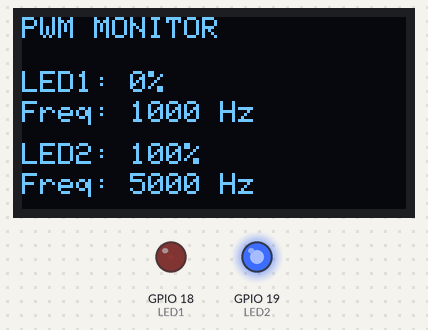
The program below on a simulated ESP32. Parts: 128×64 one-colour display, output pins drawn as LEDs (lit = HIGH). What the program prints to the serial monitor is not drawn.

Above: at 0.1 s.
At 9.19 s:
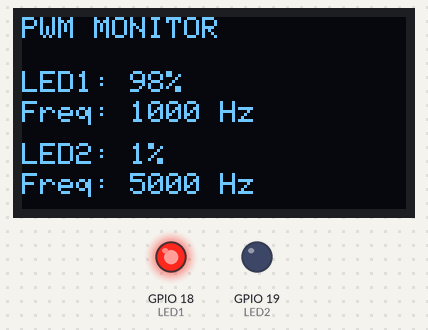
At 19.79 s:
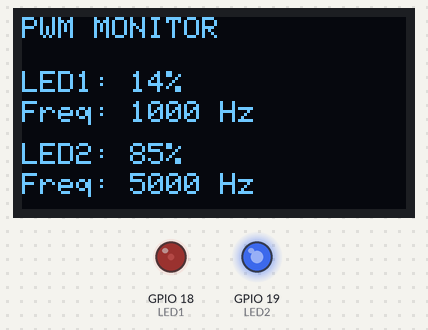
At 39.66 s:
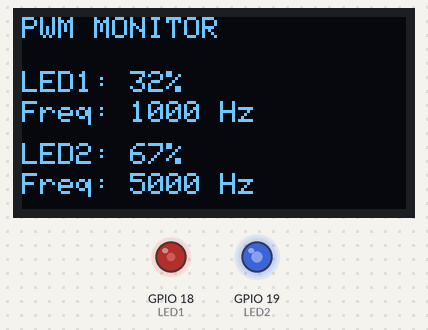
Timing chart, 0 to 40.0 s (numbered marks = the images above):
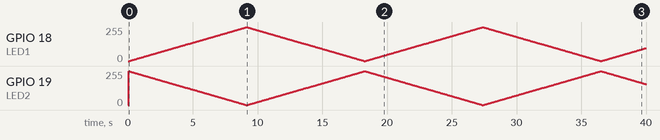

The program:

main.cpp
```cpp
#include <Arduino.h>
#include <Wire.h>
#include <Adafruit_GFX.h>
#include <Adafruit_SSD1306.h>

// LED GPIO pins
const int LED1 = 18;
const int LED2 = 19;

// Separate LEDC channels
const int CHANNEL1 = 0;
const int CHANNEL2 = 2;

// PWM settings
const int FREQ1 = 1000;
const int FREQ2 = 5000;
const int RESOLUTION = 8;

// OLED settings
#define SCREEN_WIDTH 128
#define SCREEN_HEIGHT 64
#define OLED_RESET -1
#define OLED_ADDRESS 0x3C

Adafruit_SSD1306 display(
    SCREEN_WIDTH, SCREEN_HEIGHT, &Wire, OLED_RESET);

// Duty-cycle values: 0 to 255
int duty1 = 0;
int duty2 = 255;

void updateOLED()
{
    int percent1 = (duty1 * 100) / 255;
    int percent2 = (duty2 * 100) / 255;

    display.clearDisplay();
    display.setTextSize(1);
    display.setTextColor(SSD1306_WHITE);

    display.setCursor(0, 0);
    display.println("PWM MONITOR");

    display.setCursor(0, 18);
    display.print("LED1: ");
    display.print(percent1);
    display.print("%");

    display.setCursor(0, 28);
    display.print("Freq: ");
    display.print(FREQ1);
    display.println(" Hz");

    display.setCursor(0, 42);
    display.print("LED2: ");
    display.print(percent2);
    display.print("%");

    display.setCursor(0, 52);
    display.print("Freq: ");
    display.print(FREQ2);
    display.println(" Hz");

    display.display();
}

void setup()
{
    Serial.begin(115200);

    // Start I2C: SDA = GPIO 21, SCL = GPIO 22
    Wire.begin(21, 22);

    if (!display.begin(SSD1306_SWITCHCAPVCC, OLED_ADDRESS))
    {
        Serial.println("OLED initialization failed!");
        while (true)
        {
            delay(100);
        }
    }

    display.clearDisplay();
    updateOLED();

    double actualFreq1 =
        ledcSetup(CHANNEL1, FREQ1, RESOLUTION);
    ledcAttachPin(LED1, CHANNEL1);

    double actualFreq2 =
        ledcSetup(CHANNEL2, FREQ2, RESOLUTION);
    ledcAttachPin(LED2, CHANNEL2);

    Serial.printf("LED1 configured frequency: %.0f Hz\n",
                  actualFreq1);
    Serial.printf("LED2 configured frequency: %.0f Hz\n",
                  actualFreq2);
}

void loop()
{
    // LED1 fades up; LED2 fades down
    for (int duty = 0; duty <= 255; duty++)
    {
        duty1 = duty;
        duty2 = 255 - duty;

        ledcWrite(CHANNEL1, duty1);
        ledcWrite(CHANNEL2, duty2);

        updateOLED();

        delay(10);
    }

    // LED1 fades down; LED2 fades up
    for (int duty = 255; duty >= 0; duty--)
    {
        duty1 = duty;
        duty2 = 255 - duty;

        ledcWrite(CHANNEL1, duty1);
        ledcWrite(CHANNEL2, duty2);

        updateOLED();

        delay(10);
    }
}
```
